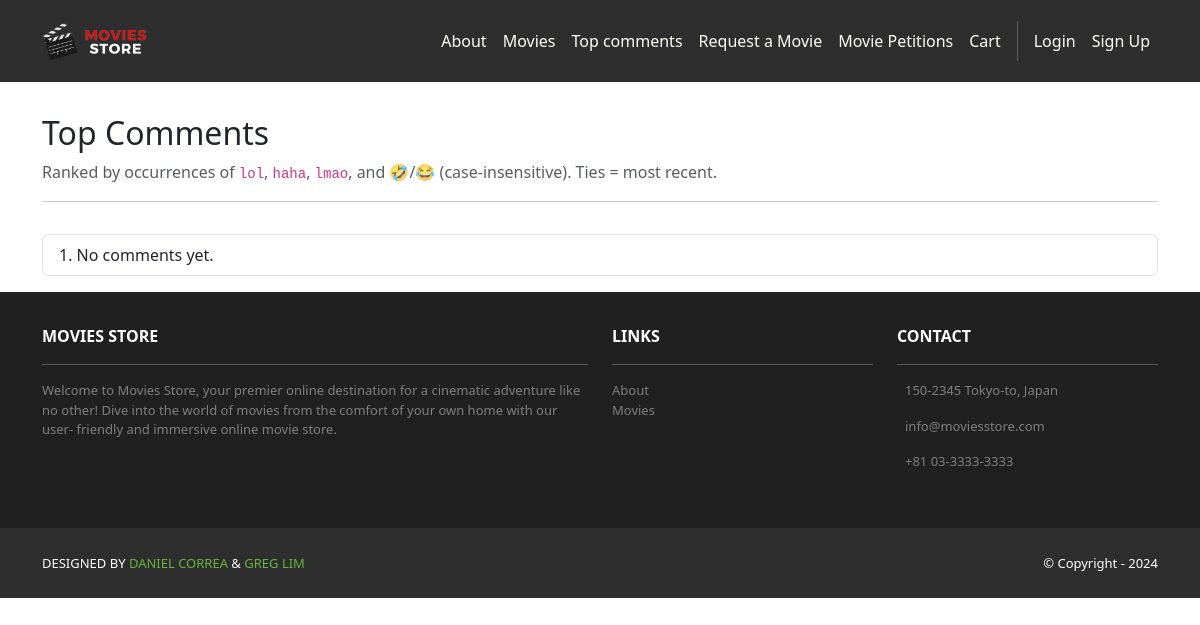
Before: /movies/comments/top/ with the older database file.
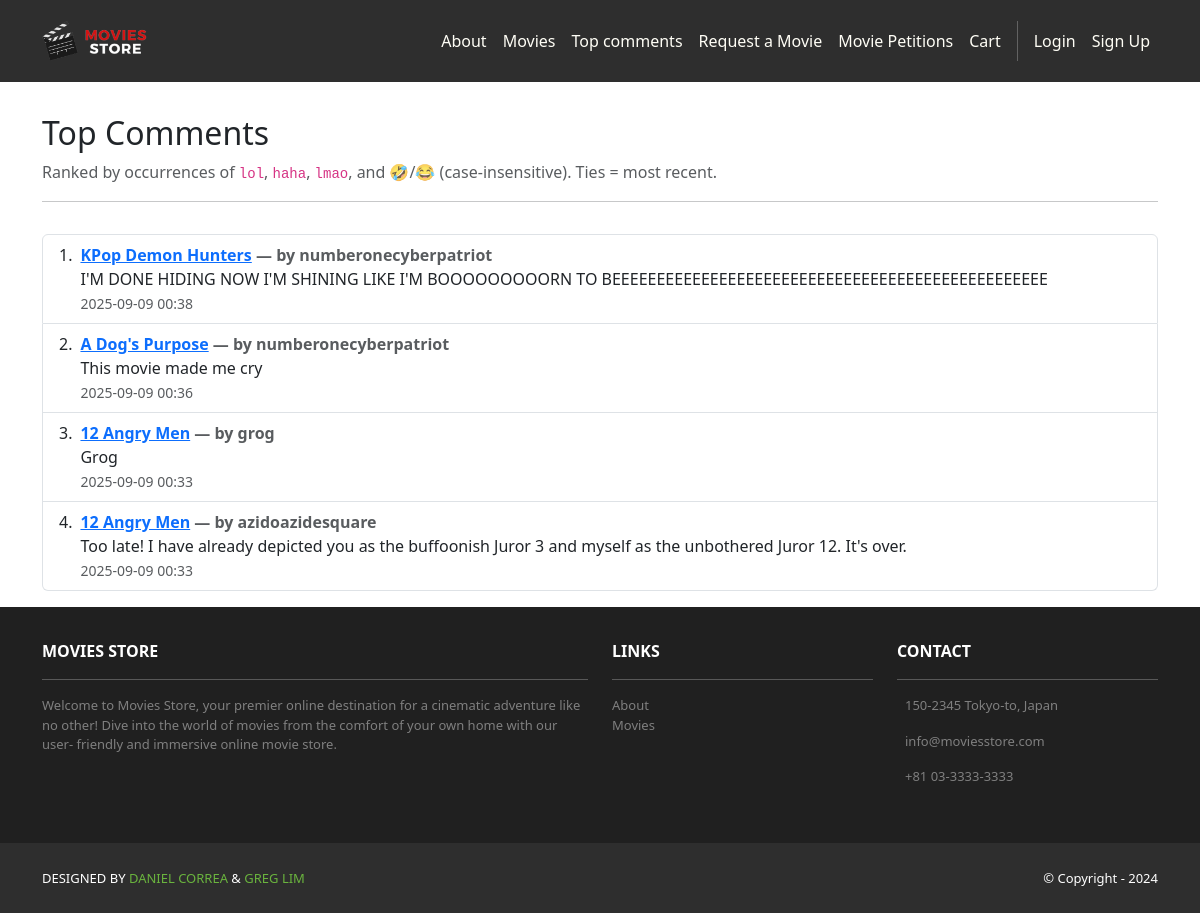
After: the same page with the newer database file.
### movies/models.py (models this page shows, shortened)
class Review(models.Model):
    id = models.AutoField(primary_key=True)
    comment = models.CharField(max_length=255)
    date = models.DateTimeField(auto_now_add=True)
    movie = models.ForeignKey(Movie, on_delete=models.CASCADE)
    user = models.ForeignKey(User, on_delete=models.CASCADE)

class Movie(models.Model):
    id = models.AutoField(primary_key=True)
    name = models.CharField(max_length=255)
    price = models.IntegerField()
    description = models.TextField()
    image = models.ImageField(upload_to='movie_images/')

### movies/views.py (the view)
# urls.py: path('comments/top/', views.top_comments, name='movies.top_comments'),
def top_comments(request):
    lc = Lower('comment')
    total_len_lc = Length(lc)
    total_len = Length('comment')
    lol_score  = (total_len_lc - Length(Replace(lc, Value('lol'),  Value('')))) / Value(3.0)
    haha_score = (total_len_lc - Length(Replace(lc, Value('haha'), Value('')))) / Value(4.0)
    lmao_score = (total_len_lc - Length(Replace(lc, Value('lmao'), Value('')))) / Value(4.0)
    tears_score = (total_len - Length(Replace('comment', Value('😂'), Value(''))))  # per char
    rofl_score  = (total_len - Length(Replace('comment', Value('🤣'), Value(''))))  # per char
    funny_score = lol_score + haha_score + lmao_score + tears_score + rofl_score
    reviews_qs = (
        Review.objects.select_related('user', 'movie')
        .annotate(funny_score=funny_score)
        .order_by('-funny_score', '-date')[:50]
    )
    template_data = {
        'title': 'Top Comments',
        'reviews': reviews_qs,
    }
    return render(request, 'movies/top_comments.html', {'template_data': template_data})

### movies/templates/movies/top_comments.html
{% extends 'base.html' %}
{% block content %}
<div class="p-3">
  <div class="container">
    <div class="row mt-3">
      <div class="col mx-auto mb-3">
        <h2>Top Comments</h2>
        <p class="text-muted">
          Ranked by occurrences of <code>lol</code>, <code>haha</code>, <code>lmao</code>, and 🤣/😂 (case-insensitive). Ties = most recent.
        </p>
        <hr />
      </div>
    </div>
    <div class="row">
      <div class="col mx-auto">
        <ol class="list-group list-group-numbered">
          {% for r in template_data.reviews %}
            <li class="list-group-item d-flex justify-content-between align-items-start">
              <div class="ms-2 me-auto">
                <div class="fw-bold">
                  <a href="{% url 'movies.show' id=r.movie.id %}">{{ r.movie.name }}</a>
                  <span class="text-muted">— by {{ r.user.username }}</span>
                </div>
                <div>{{ r.comment }}</div>
                <small class="text-muted">{{ r.date|date:"Y-m-d H:i" }}</small>
              </div>
            </li>
          {% empty %}
            <li class="list-group-item">No comments yet.</li>
          {% endfor %}
        </ol>
      </div>
    </div>
  </div>
</div>
{% endblock content %}

### moviesstore/templates/base.html (shortened to what this page needs)
<!DOCTYPE html>
<html>
  {% load static %}
  <head>
    <link href="https://cdn.jsdelivr.net/npm/bootstrap@5.3.3/dist/css/bootstrap.min.css" rel="stylesheet">
    <link rel="stylesheet" type="text/css" href="{% static 'css/style.css' %}">
  </head>
  <body>
    <nav class="p-3 navbar navbar-dark bg-dark navbar-expand-lg">
      <div class="container">
        <a class="navbar-brand" href="{% url 'home.index' %}">
          <img src="{% static 'img/logo.png' %}" alt="logo" height="40" />
        </a>
        <div class="collapse navbar-collapse" id="navbarNavAltMarkup">
          <div class="navbar-nav ms-auto navbar-ml">
            <a class="nav-link" href="{% url 'home.about' %}">About</a>
            <a class="nav-link" href="{% url 'movies.index' %}">Movies</a>
            <a class="nav-link" href="{% url 'movies.top_comments' %}">Top comments</a>
            <a class="nav-link" href="{% url 'movies.requests' %}">Request a Movie</a>
            <a class="nav-link" href="{% url 'movies.petitions' %}">Movie Petitions</a>
            <a class="nav-link" href="{% url 'cart.index' %}">Cart</a>
            {% if user.is_authenticated %}
            <a class="nav-link" href="{% url 'accounts.orders' %}">Orders</a>
            <a class="nav-link" href="{% url 'accounts.logout' %}">Logout ({{ user.username }})</a>
            {% else %}
            <a class="nav-link" href="{% url 'accounts.login' %}">Login</a>
            <a class="nav-link" href="{% url 'accounts.signup' %}">Sign Up</a>
            {% endif %}
          </div>
        </div>
      </div>
    </nav>
    <div>
      {% block content %}
      {% endblock content %}
    </div>
<section class="p-3 ms-footer d-none d-md-block">
      <div class="container">
        <div class="row mt-3 text-white">
          <div class="col-md-6 col-lg-6 col-xl-6 mx-auto mb-4">
            <b>MOVIES STORE</b>
            <hr />
            <p>
              Welcome to Movies Store, your premier online
              destination for a cinematic adventure like no
              other! Dive into the world of movies from the
              comfort of your own home with our user-
              friendly and immersive online movie store.
            </p>
          </div>
          <div class="col-md-3 col-lg-3 col-xl-3 mx-auto mb-4">
            <b>LINKS</b>
            <hr />
            <p>
                <a class="nav-link" href="{% url 'home.about' %}">About</a>
                <a class="nav-link" href="{% url 'movies.index' %}">Movies</a>
            </p>
          </div>
          <div class="col-md-3 col-lg-3 col-xl-3 mx-auto mb-4">
            <b>CONTACT</b>
            <hr />
            <p>
              150-2345 Tokyo-to, Japan
            </p>
            <p>
              info@moviesstore.com
            </p>
            <p>
              +81 03-3333-3333
            </p>
          </div>
        </div>
      </div>
    </section>
    <section class="p-3 ms-footer-bottom bg-dark">
      <div class="container d-flex justify-content-between">
        <div class="me-5 text-white">
          <span>DESIGNED BY <a href="https://www.x.com/danielgarax" target="_blank">DANIEL CORREA</a> & <a href="https://www.x.com/greglim81" target="_blank">GREG LIM</a> </span>
        </div>
        <div class="text-white">
          <span>© Copyright - 2024</span>
        </div>
      </div>
    </section>
  </body>
</html>

### moviesstore/static/css/style.css (style rules this page uses)
.navbar a.nav-link { color: #FFFEF6 !important; }
.bg-dark { background-color: #2E2E2E !important; }
.ms-footer { background-color: #202020; }
.ms-footer p { color: #7F7F7F; font-size: 13px; }
.ms-footer-bottom span { font-size: 13px; line-height: 38px; }
.ms-footer-bottom a { color: #6ab43e; text-decoration: none; }

Changed rows visible on the page:
added Review: movie.name "KPop Demon Hunters", user.username "numberonecyberpatriot", comment "I'M DONE HIDING NOW I'M SHINING LIKE I'M BOOOOOOOOORN TO BEEEEEEEEEEEEEEEEEEEEEEEEEEEEEEEEEEEEEEEEEEEEEEEEE", date "2025-09-09 00:38"
added Review: movie.name "A Dog's Purpose", user.username "numberonecyberpatriot", comment "This movie made me cry", date "2025-09-09 00:36"
added Review: movie.name "12 Angry Men", user.username "grog", comment "Grog", date "2025-09-09 00:33"
added Review: movie.name "12 Angry Men", user.username "azidoazidesquare", comment "Too late! I have already depicted you as the buffoonish Juror 3 and myself as the unbothered Juror 12. It's over.", date "2025-09-09 00:33"
Other visible differences:
text no longer shown: "No comments yet."
